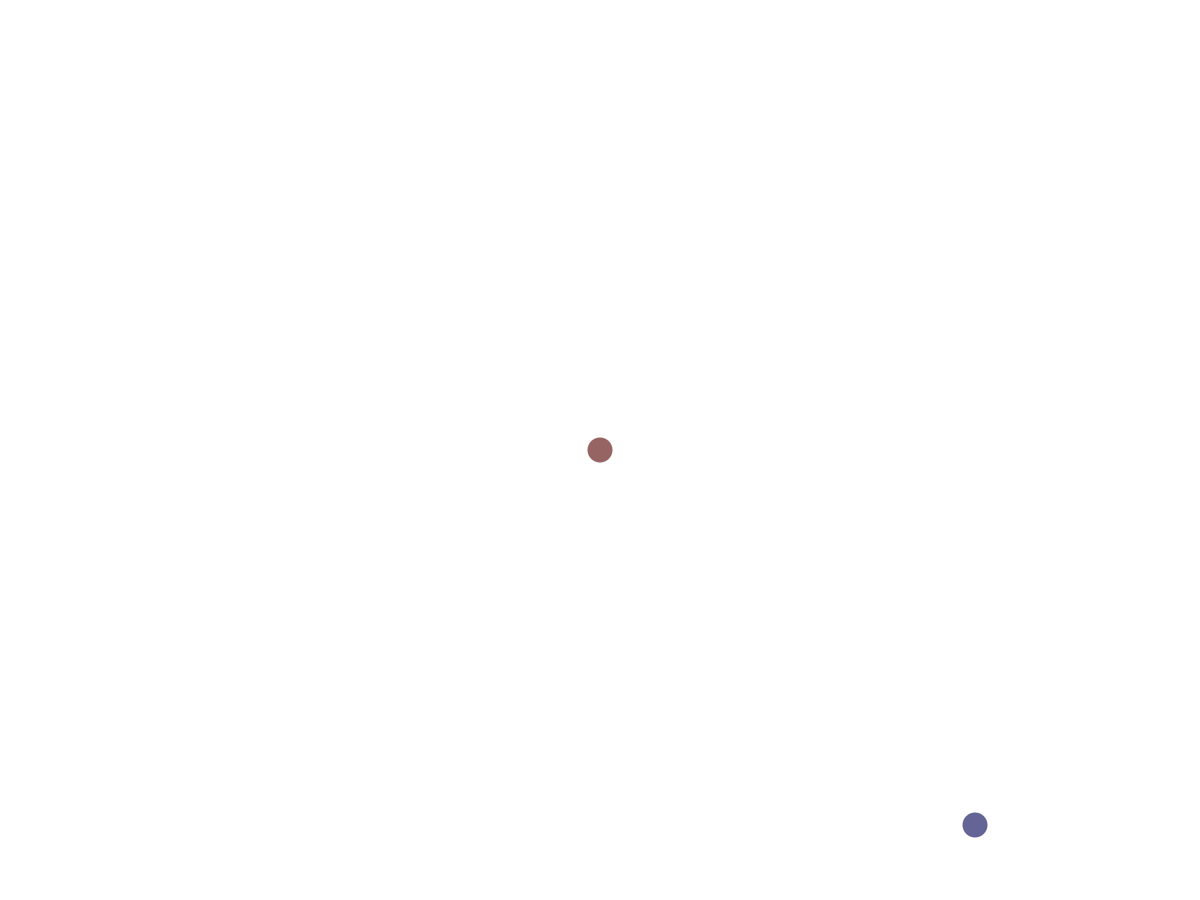
Frame 1 (no input)
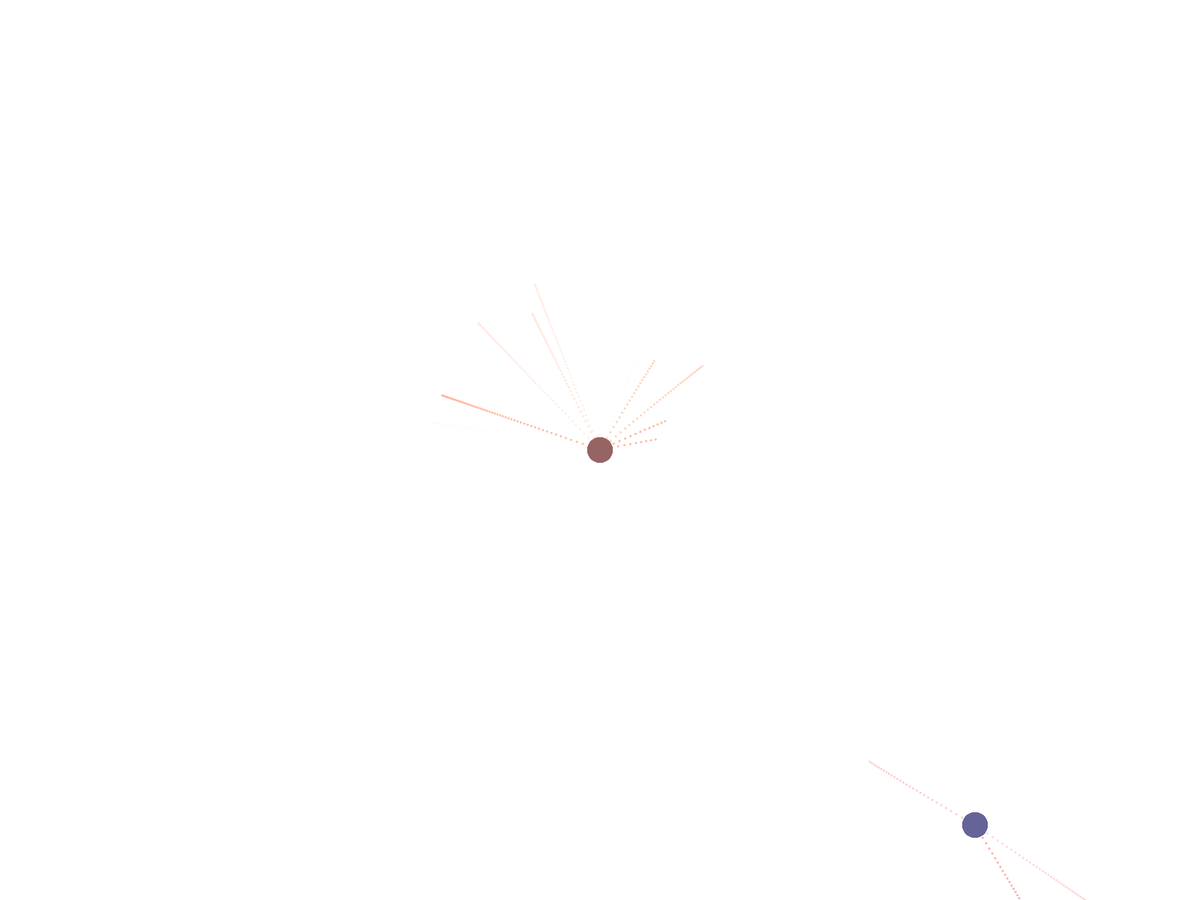
Frame 60 (the mouse pressed at the canvas centre just before this capture)
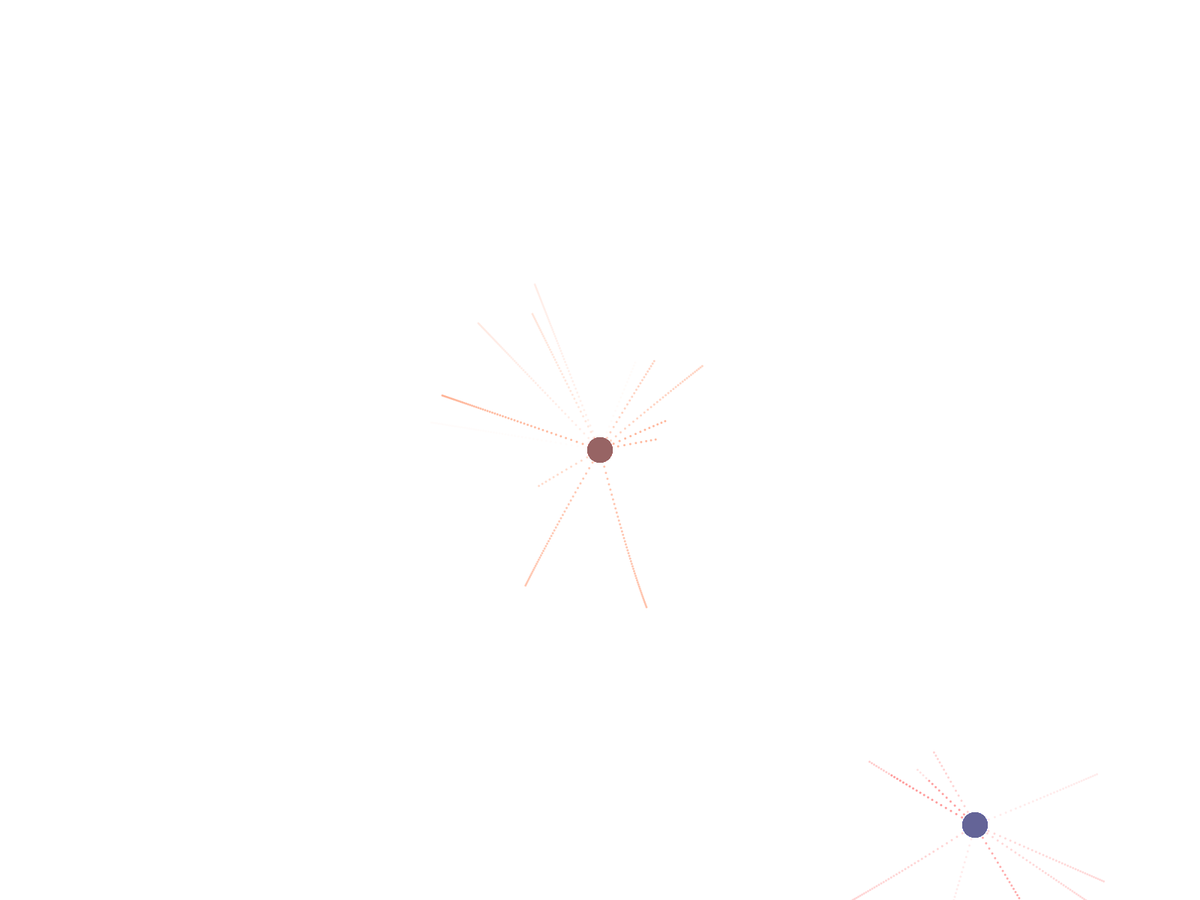
Frame 120 (the mouse held since frame 60 and released just before this capture)

The Processing sketch that drew these frames (run headless with seeded random() and noise(); from frame 60 on, the mouse is pressed at the canvas centre):

// Processing sketch: MagnetV3
// ── MagnetV3.pde
ArrayList<magnet> mags = new ArrayList<magnet>();
ArrayList<Part> parts = new ArrayList<Part>();
float maxMagPow = 30;

void setup(){
  fullScreen();
  colorMode(HSB, 360, 100, 100);
  magnet mag = new magnet();
  mag.x = width/2;
  mag.y = height/2;
  mag.power = 10;
  mags.add(mag);
  magnet mag2 = new magnet();
  mag2.x = width/2 + 500;
  mag2.y = height/2 + 500;
  mag2.power = -10;
  mags.add(mag2);
  background(360);
  frameRate(1000);
}

void draw(){
  fill(255);
  for(magnet mag: mags){
    if(mag.power > 0){
      Part part = new Part();
      part.x = mag.x + random(-10, 10);
      part.y = mag.y + random(-10, 10);
      part.col = color(0+mag.power/maxMagPow*50, random(0, 100), 100, random(100, 100));
      part.clone = 1;
      if(random(0, 10) < 1){
        parts.add(part);
      }
    }
    else{
      Part Npart = new Part();
      Npart.x = mag.x + random(-1, 1);
      Npart.y = mag.y + random(-1, 1);
      //Npart.col = color(240-mag.power/maxMagPow*50, random(0, 100), 100, random(10, 100));
      Npart.col = color(0+mag.power/maxMagPow*50, random(0, 100), 100, random(100, 100));
      Npart.clone = -1;
      if(random(0, 10) < 1){
        parts.add(Npart);
      }
    }
    noStroke();
    fill(valueToColor(mag.power, maxMagPow, 0));
    ellipse(mag.x, mag.y, mag.power/maxMagPow*100, mag.power/maxMagPow*100);
    fill(0);
    stroke(255);
    strokeWeight(2);
  }
  ArrayList<Part> newparts = new ArrayList<Part>();
  for(Part part: parts){
    noStroke();
    fill(part.col);
    boolean destroy = false;
    for(magnet mag: mags){
        float distance = dist(mag.x, mag.y, part.x, part.y);
        float angle = atan2(part.y-mag.y, part.x-mag.x);
        part.x += part.clone*(cos(angle)/pow(2, distance / 100))*mag.power;
        part.y += part.clone*(sin(angle)/pow(2, distance / 100))*mag.power;
        if(distance <= 10 && part.clone >= 0 && mag.power <= 0){
          destroy = true;
          break;
        }
        if(distance <= 10 && part.clone <= 0 && mag.power >= 0){
          destroy = true;
          break;
        }
    }
    if(destroy == false){
      ellipse(part.x, part.y, 3, 3);
      newparts.add(part);
    }
  }
  parts = newparts;
}

color valueToColor(float value, float range, float TH){
  colorMode(RGB, 255, 255, 255);
  println(value);
  println(range);
  println(255-255*value/range);
  color col = color(0);
  if(value > TH){
    col = color(100+155*value/range, 100, 100);
  }
  else{
    col = color(100, 100, 100-155*value/range);
  }
  colorMode(HSB, 360, 100, 100);
  return col;
}

void keyPressed(){
  if(key == 'r'){
    mags = new ArrayList<magnet>();
    parts = new ArrayList<Part>();
    background(360);
  }
}

void mousePressed(){
  magnet mag = new magnet();
  mag.x = mouseX;
  mag.y = mouseY;
  if(mouseButton == LEFT){
    //mag.power = random(maxMagPow/10, maxMagPow);
    mag.power = 10;
    mags.add(mag);
  }
  else if(mouseButton == RIGHT){
    //mag.power = -random(maxMagPow/10, maxMagPow);
    mag.power = -10;
    mags.add(mag);
  }
  else{
    parts = new ArrayList<Part>();
    background(360);
  }
}

class position{
  float x;
  float y;
}

class Part extends position{
  color col;
  float clone;
}

class magnet extends position{
  float power;
}
